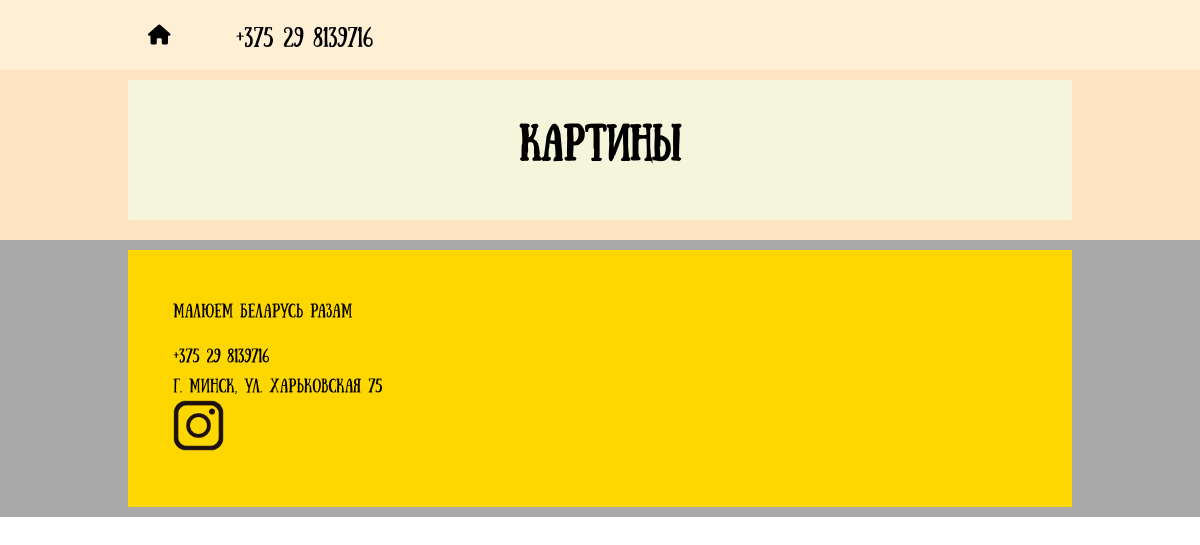
Before: /painting/ with the older database file.
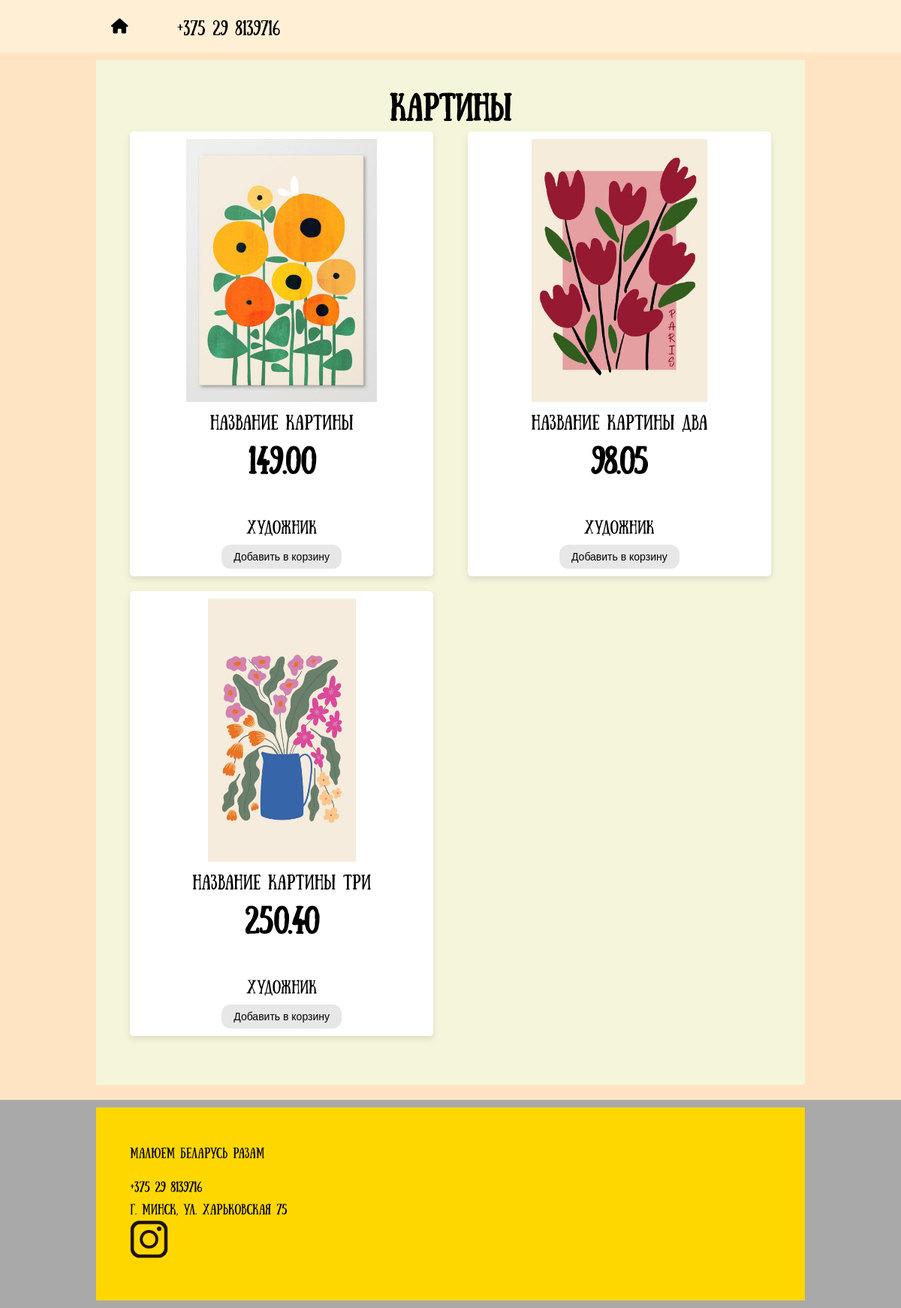
After: the same page with the newer database file.
### painting/models.py (models this page shows, shortened)
class Painting(models.Model):
    title = models.CharField(max_length=100)
    artist = models.CharField(max_length=50)
    image = models.ImageField(upload_to='paintings/')
    price = models.DecimalField(default=0.00, max_digits=10, decimal_places=2)

### painting/views.py (the view)
# urls.py: path('', views.painting_index, name='painting_index'),
def painting_index(request):
    all_paintings = models.Painting.objects.all()
    context = {
        'all_paintings': all_paintings
    }
    return render(request, 'painting_index.html', context)

### painting/templates/painting_index.html (shortened to what this page needs)
{% extends 'base.html' %}
{% block content %}
<nav class="navigation">
            <div class="container">
                <ul>
                    <li class="home"><a href="{% url 'main_index' %}"><div class="home-image"><i class="fa fa-home"></i></div></a></li>
                    <li class="tel"><a href="#">+375 29 8139716</a></li>
                </ul>
            </div>
</nav>
<main class="main">
    <div class="container">
        <div class="paintings">
            <h1>Картины</h1>
            {% for item in all_paintings %}
            <div class="paintings_item">
                <div class="image_paint_container"><img src="{{item.image.url}}" alt="photo painting"></div>
                <a href="{% url 'painting_detail' painting_id=item.id %}">{{ item.title }}</a>
                <h1>{{item.price}}</h1><br>
                <p>{{item.artist}}</p>
                <form action="{% url 'cart:cart_add' painting_id=item.id %}" method="post">
                <input type="submit" value="Добавить в корзину">
                </form>
            </div>
            {%endfor%}
        </div>
    </div>
</main>
{% endblock %}

### templates/base.html (shortened to what this page needs)
<!DOCTYPE html>
<html lang="ru">
<head>
    <link rel="stylesheet" href="https://cdnjs.cloudflare.com/ajax/libs/font-awesome/6.0.0-beta3/css/all.min.css">
</head>
<body>
    <div class="site">
        {% load static %}
        {% block content %}
        {% endblock %}
        <footer class="footer">
            <div class="container">
                <div class="footer_box">
                    <div class="footer_text">
                        <p>Малюем беларусь разам</p>
                    </div>
                    <div class="footer_contacts">
                        <p>+375 29 8139716</p>
                        <p>г. Минск, ул. Харьковская 75</p>
                        <a href="https://www.instagram.com/mastaki_by?igsh=amd3eWd0azAwMzZm"><img class="inst" src="{% static 'images/instagram.png' %}" alt="instagram"></a>
                    </div>
                </div>
            </div>
        </footer>
    </div>
</body>
</html>

### templates/base.html (style rules this page uses)
* { margin: 0; padding: 0; }
body { font-family: 'Sunday Regular', Arial, Helvetica, sans-serif; font-size: 18px; line-height: 30px; }
.container { width: 80%; max-width: 1280px; margin-left: auto; margin-right: auto; }
.header, .navigation, .main, .footer { padding: 10px; }
.navigation { background-color: #FFEFD5; }
.navigation ul { list-style: none; }
.navigation li { display: inline-block; margin-right: 16px; font-size: 20px; }
.navigation a { display: inline-block; color: black; text-decoration: none; text-transform: uppercase; padding: 10px 20px; }
.main { background-color: bisque; }
.main .container > div:first-child { margin-bottom: 10px; }
.main .paintings h1 { width: 100%; text-align: center; margin-bottom: 20px; }
.main .paintings { display: flex; flex-wrap: wrap; justify-content: space-between; background-color: beige; padding: 45px; }
.main .paintings_item { width: 45%; margin-bottom: 20px; display: inline-block; overflow: hidden; padding: 10px; vertical-align: top; text-align: center; box-shadow: 0 4px 8px rgba(0, 0, 0, 0.1); border-radius: 5px; background-color: #fff; }
.image_paint_container { width: 100%; height: 350px; overflow: hidden; display: flex; align-items: center; justify-content: center; }
.image_paint_container img { max-width: 100%; max-height: 100%; object-fit: contain; }
.main .paintings_item a, .main .paintings_item h1, .main .paintings_item p, .main .paintings_item form { display: block; margin-top: 10px; }
.main .paintings_item a { text-decoration: none; color: black; font-size: 20px; margin-bottom: 20px; }
.main .paintings_item input { border: none; background-color: rgba(221, 221, 221, 0.686); width: 160px; padding: 8px; font-size: 14px; cursor: pointer; border-radius: 12px; }
.inst { width: 6%; }
.footer { background-color: darkgray; clear: both; }
.footer .footer_box { background-color: gold; padding: 45px; font-size: 14px; text-align: justify; }
.footer_text { display: inline-block; vertical-align: top; margin-right: 55%; margin-bottom: 15px; }
.footer .footer_contacts { display: inline-block; }

Changed rows visible on the page:
added Painting: image (picture), title "название картины", price "149.00", artist "художник"
added Painting: image (picture), title "название картины два", price "98.05", artist "художник"
added Painting: image (picture), title "название картины три", price "250.40", artist "художник"
